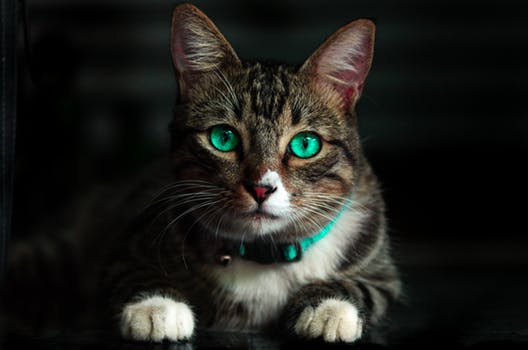
#> input picture openCV/cat.jpeg, 528 x 350 px, found by its file name
$ jupyter execute crop.ipynb
#> lines starting #> are read from the running program, lines starting #| are printed output that depends on the picture
[cell 1]
import imutils
import cv2

[cell 2]
# loading and converting the image into numpy array

image = cv2.imread('C:/Users/Ron/Projects/openCV/cat.jpeg')
#> image is the input picture: shape (350, 528, 3); mean B, G, R 27.8, 31.9, 31.8
cv2.imshow("Original", image)
cv2.waitKey(0)

[cell 3]
# crop the image
# start y 15: end y 222 , start x 150: endx 400

cropped = image[15:222, 150:400]
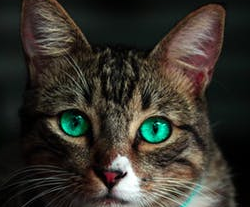
#> cropped: shape (207, 250, 3); mean B, G, R 43.6, 51.5, 54.6
cv2.imshow("Cropped", cropped)
cv2.waitKey(0)


$ run again, with openCV/biden.jpg copied over openCV/cat.jpeg
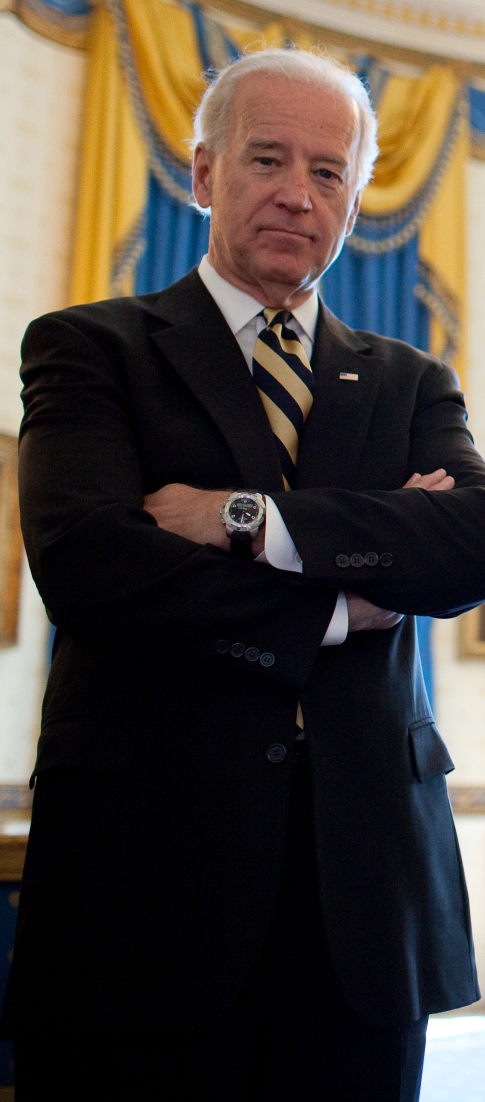
#> input picture openCV/biden.jpg, 970 x 2204 px, found by its file name (shown at 1/2 size)
#> image is the input picture: shape (2204, 970, 3); mean B, G, R 55.5, 62.7, 70.7
#> `cropped = image[15:222, 150:400]`:
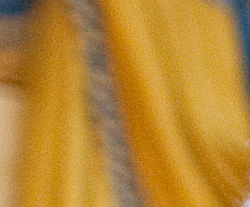
#> cropped: shape (207, 250, 3); mean B, G, R 52.2, 134, 181.7
